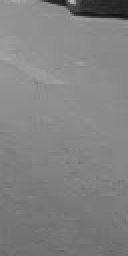
%> input picture Database_PR_01/neg (114).png, 64 x 128 px (shown 2 times larger); its folder holds 4 pictures in this run
$ octave main.m   (GNU Octave 9; MATLAB toolbox functions it lacks are replaced by stand-ins)
%> lines starting %> are read from the running program, lines starting %| are printed output that depends on the picture
### code/tabulate_.m
% generate cmp36, called by main
function cmp = tabulate_()
    a = zeros(1, 256);
    for i = 0:255
        a(1, i+1) = rotation_invariant(i);
    end
    cmp = tabulate(a);
    cmp = cmp(:, 1);
end

### code/LBP.m
function x = LBP(input, outputType, cmp36, cmp256)
neighbors = [
    -1 -1; -1 0; -1 1;
     0 -1;        0 1;
     1 -1;  1 0;  1 1;
     ];

if size(input, 3) == 3
    input = rgb2gray(input);
end
input = input(:,:,1);
intermedia = zeros(256);

row_max = size(input,1)-1;
col_max = size(input,2)-1;

% LBP core
for i = 2:row_max
    for j = 2:col_max
        center = input(i, j);
        sum_ = 0;
        for k = 7:-1:0
            sum_ = sum_ + logic(input(i + neighbors(8-k, 1), j + neighbors(8-k, 2)) - center) * (2^k);
        end
        intermedia(i, j) = cmp256(sum_+1, 1);
    end
end

if outputType == 1
    x = intermedia;
end
if outputType == 2

     %histogram
     output_ = zeros(1, 256);
     for i = 2:row_max
         for j = 2:col_max
             index = intermedia(i,j) + 1;
             output_(1, index) = output_(1, index) + 1;
         end
     end

     %compress to 36 dim
     output = zeros(36, 1);
     i = 1;
     for j = 1:256
         if j == cmp36(i, 1) + 1
             output(i, 1) = output_(1, j);
             i = i + 1;
         end
     end
     x = output;
end
end    %end of function

### code/rotation_invariant.m
function output = rotation_invariant(input)
min = input;
binaryStr = dec2bin(input, 8);
for i = 1:7
    binaryStr = circshift(binaryStr', 1)';
    t = bin2dec(binaryStr);
    if t < min
        min = t;
    end;
end;
output = min;
end

### code/main.m
trainingSetNum = 20;
dataSetPath = '..\Database_PR_01\';
dirs = dir(dataSetPath);
cmp36 = tabulate_();

cmp256 = zeros(256, 1);
for i = 0:255
    cmp256(i+1, 1) = rotation_invariant(i);
end

% get feature vector of negative data
negVectors = zeros(36, trainingSetNum);
for i = 1:trainingSetNum
    path_ = strcat(dataSetPath, dirs(i+2).name);
    img = imread(path_);
%> img is the input picture: size 128x64 uint8; min 21, max 185, mean 129.8
    negVectors(:, i) = LBP(img, 2, cmp36, cmp256);
%> after the loop in LBP, `for i = 2:row_max`:
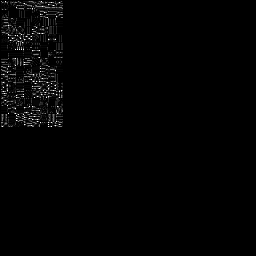
%> intermedia: size 256x256 double; min 0, max 255, mean 3.1
%> after the loop in LBP, `for i = 2:row_max`: output_ = 256 values, max 2132 at index 1, min 0 at index 3, mean 30.52
%> after the loop in LBP, `for j = 1:256`: i = 37; output = 36 values, max 2132 at index 1, min 0 at index 29, mean 217
%> in LBP, `x = output;`: x has the same summary as output
    disp(['negative training - ', num2str(i), ' : ', path_]);
end
%> pass 2 of the loop `for i = 1:trainingSetNum`:
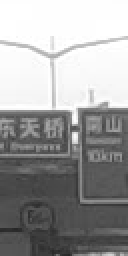
%> input picture Database_PR_01/neg (127).png, 64 x 128 px (shown 2 times larger)
%> img is the input picture: size 128x64 uint8; min 38, max 255, mean 158.4
%> after the loop in LBP (call 2), `for i = 2:row_max`:
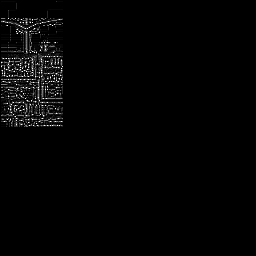
%> intermedia: size 256x256 double; min 0, max 255, mean 4
%> after the loop in LBP (call 2), `for i = 2:row_max`: output_ = 256 values, max 2239 at index 1, min 0 at index 3, mean 30.52
%> after the loop in LBP (call 2), `for j = 1:256`: output = 36 values, max 2239 at index 1, min 1 at index 29, mean 217
%> x has the same summary as output
%> pass 3 of the loop `for i = 1:trainingSetNum`:
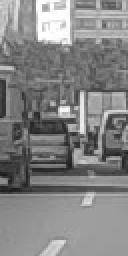
%> input picture Database_PR_01/neg (131).png, 64 x 128 px (shown 2 times larger)
%> img is the input picture: size 128x64 uint8; min 24, max 255, mean 131.5
%> after the loop in LBP (call 3), `for i = 2:row_max`:
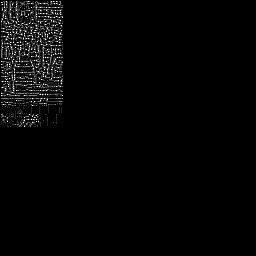
%> intermedia: size 256x256 double; min 0, max 255, mean 5.3
%> after the loop in LBP (call 3), `for i = 2:row_max`: output_ = 256 values, max 1071 at index 1, min 0 at index 3, mean 30.52
%> after the loop in LBP (call 3), `for j = 1:256`: output = 36 values, max 1071 at index 1, min 3 at index 29, mean 217
%> x has the same summary as output
%> (the run ends here)
